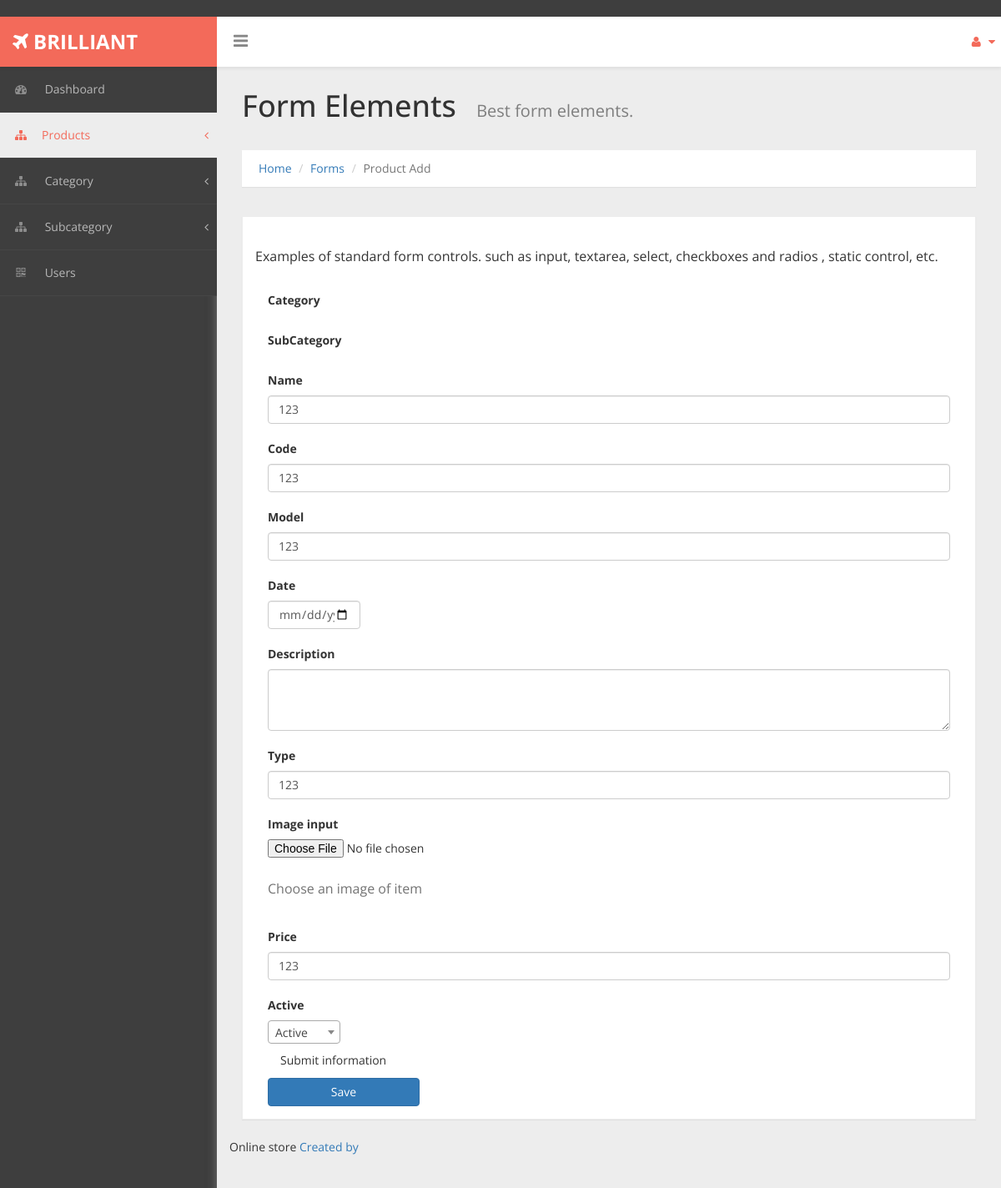
/product_edit/1 (signed in), run on an earlier commit of the app's database.
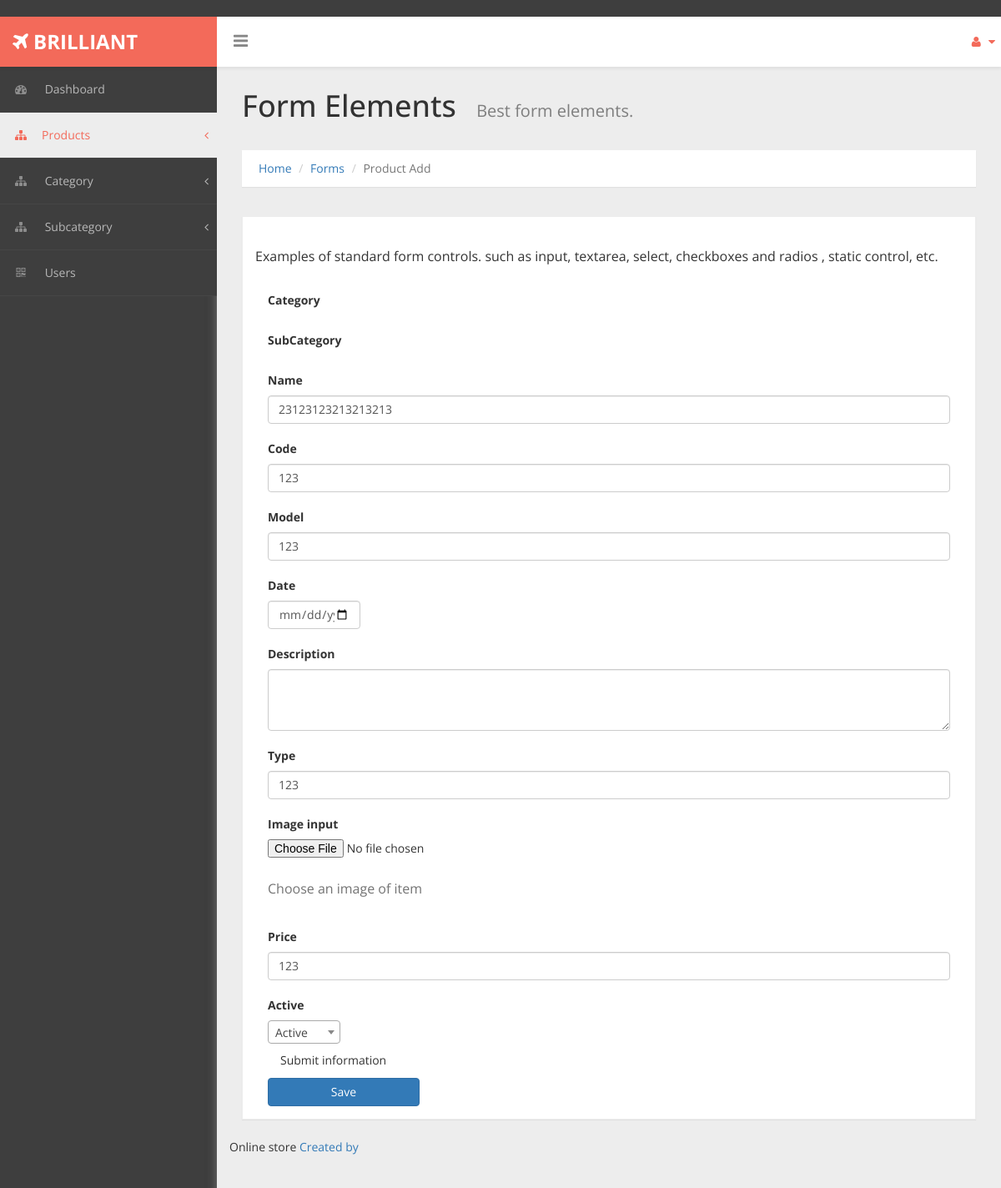
And on a later commit of the database.
### store/models.py (models this page shows, shortened)
class Product(models.Model):
    category = models.ForeignKey(Category, on_delete=models.CASCADE, blank=True, null=True)
    subcategory = models.ForeignKey(SubCategory, on_delete=models.CASCADE, blank=True, null=True)
    code = models.CharField(max_length=10)
    name = models.CharField(max_length=100)
    model = models.CharField(max_length=50)
    datetime = models.DateTimeField(auto_now_add=True)
    description = models.TextField(blank=True, null=True)
    type = models.CharField(max_length=50)
    image = models.ImageField(upload_to='media', blank=True, null=True)
    price = models.IntegerField(default=0)
    cr_on = models.DateTimeField(auto_now_add=True)
    cr_up = models.DateTimeField(auto_now=True)
    active = models.BooleanField(default=True)

### store/views.py (the view, shortened to what this page needs)
# urls.py: path('product_edit/<int:id>', product_edit, name='product_edit'),
@login_required
def product_edit(request, id):
    products = Product.objects.all()
    product = Product.objects.get(id=id)
    return render(request, "products/products_edit.html", {"products": products, "product": product})

### templates/products/products_edit.html (shortened to what this page needs)
﻿{% load static %}
<!DOCTYPE html>
<html xmlns="http://www.w3.org/1999/xhtml">
<head>
    <link href="{% static 'assets/css/bootstrap.css' %}" rel="stylesheet"/>
    <link href="{% static 'assets/css/font-awesome.css' %}" rel="stylesheet"/>
    <link href="{% static 'assets/css/select2.min.css' %}" rel="stylesheet">
    <link href="{% static 'assets/css/checkbox3.min.css' %}" rel="stylesheet">
    <link href="{% static 'assets/css/custom-styles.css' %}" rel="stylesheet"/>
</head>
<body>
<div id="wrapper">
    <nav class="navbar navbar-default top-navbar" role="navigation">
        <div class="navbar-header">
            <a class="navbar-brand" href="/index"><strong><i class="icon fa fa-plane"></i> BRILLIANT</strong></a>
            <div id="sideNav" href="">
                <i class="fa fa-bars icon"></i>
            </div>
        </div>
        <ul class="nav navbar-top-links navbar-right">
            <li class="dropdown">
                <a class="dropdown-toggle" data-toggle="dropdown" href="#" aria-expanded="false">
                    <i class="fa fa-user fa-fw"></i> <i class="fa fa-caret-down"></i>
                </a>
            </li>
        </ul>
    </nav>
    <nav class="navbar-default navbar-side" role="navigation">
        <div class="sidebar-collapse">
            <ul class="nav" id="main-menu">
                <li>
                    <a href="/index"><i class="fa fa-dashboard"></i> Dashboard</a>
                </li>
                <li>
                    <a class="active-menu" href="#"><i class="fa fa-sitemap"></i>Products <span class="fa arrow"></span></a>
                </li>
                <li>
                    <a href="#"><i class="fa fa-sitemap"></i> Category <span class="fa arrow"></span></a>
                </li>
                <li>
                    <a href="#"><i class="fa fa-sitemap"></i> Subcategory <span class="fa arrow"></span></a>
                </li>
                <li>
                    <a href="/users"><i class="fa fa-qrcode"></i> Users</a>
                </li>
            </ul>
        </div>
    </nav>
    <div id="page-wrapper">
        <div class="header">
            <h1 class="page-header">
                Form Elements <small>Best form elements.</small>
            </h1>
            <ol class="breadcrumb">
                <li><a href="#">Home</a></li>
                <li><a href="#">Forms</a></li>
                <li class="active">Product Add</li>
            </ol>
        </div>
        <div id="page-inner">
            <div class="row">
                <div class="col-xs-12">
                    <div class="panel panel-default">
                        <div class="panel-body">
                            <p>Examples of standard form controls. such as input, textarea, select, checkboxes and
                                radios ,
                                static control, etc.</p>
                            <form method="POST">
                                <div class="col-xs-12">
                                    <div class="sub-title">Category</div>
                                </div>
                                <div class="col-xs-12">
                                    <div class="sub-title">SubCategory</div>
                                </div>
                                <div class="col-xs-12">
                                    <div class="sub-title">Name</div>
                                    <div>
                                        <input type="text" class="form-control" value= "{{ product.name }}" name='name'
                                               placeholder="Text input">
                                    </div>
                                </div>
                                <div class="col-xs-12">
                                    <div class="sub-title">Code</div>
                                    <div>
                                        <input type="text" class="form-control" value= "{{ product.code }}" name='code'
                                               placeholder="Text input">
                                    </div>
                                </div>
                                <div class="col-xs-12">
                                    <div class="sub-title">Model</div>
                                    <div>
                                        <input type="text" class="form-control" value= "{{ product.model }}" name='model'
                                               placeholder="Text input">
                                    </div>
                                </div>
                                <div class="col-xs-2">
                                    <div class="sub-title">Date</div>
                                    <div>
                                        <input type="date" class="form-control" value= "{{ product.datetime }}" name='cr_on'
                                               placeholder="">
                                    </div>
                                </div>
                                <div class="col-xs-12">
                                    <div class="sub-title">Description</div>
                                    <div>
                                        <textarea class="form-control" name='description' {{ product.description}} rows="3"></textarea>
                                    </div>
                                </div>
                                <div class="col-xs-12">
                                    <div class="sub-title">Type</div>
                                    <div>
                                        <input type="text" class="form-control" value= "{{ product.type }}" name='type'
                                               placeholder="Text input">
                                    </div>
                                </div>
                                <div class="col-xs-12">
                                    <div>
                                        <div class="sub-title">Image input</div>
                                        <div class="form-group ">
                                            <input type="file" id="exampleInputFile" value= "{{ product.image }}" name="image">
                                            <p class="help-block">Choose an image of item</p>
                                        </div>
                                    </div>
                                </div>
                                <div class="col-xs-12">
                                    <div class="sub-title">Price</div>
                                    <div>
                                        <input type="number" class="form-control" value= "{{ product.price }}" name='price'
                                               placeholder="Text input">
                                    </div>
                                </div>
                                <div class="col-xs-12">
                                    <div class="sub-title">Active</div>
                                    <div>
                                    </div>
                                    <div class="panel-heading">
                                        <div class="card-title">
                                            <div class="title">Submit information</div>
                                        </div>
                                    </div>
                                </div>
                                <div class="col-xs-3">
                                    <button type="submit" class="btn btn-primary btn-block">Save</button>
                                </div>
                            </form>
                        </div>
                    </div>
                </div>
                <footer><p> Online store <a href="http://t.me/dkarimoff96">Created by</a></p></footer>
            </div>
        </div>
    </div>
</div>
</body>
</html>

### static/assets/css/custom-styles.css (style rules this page uses)
body { font-family: 'Open Sans', sans-serif; background: #3E3E3E; }
#wrapper { width: 100%; }
#page-wrapper { padding: 15px 15px; min-height: 600px; background: #EDEDED; }
#page-inner { width:100%; margin:10px 20px 10px 0px; background-color:transparent; padding: 15px 30px; min-height:1200px; }
h1, .h1, h2, .h2, h3, .h3 { margin-top: 7px; margin-bottom: -5px; }
p { font-size:16px; line-height:25px; padding-top:20px; }
.navbar-side { z-index: 0; }
.panel { border-radius:0px; }
.navbar-side .nav > li > a > i { color: #8C8C8C;padding: 8px;width: 30px;text-align: center; }
.top-navbar { position: fixed; width: 100%; z-index: 300; -webkit-box-shadow: 0 3px 3px rgba(0, 0, 0, 0.05); -moz-box-shadow: 0 3px 3px rgba(0, 0, 0, 0.05); box-shadow: 0 3px 3px rgba(0, 0, 0, 0.05); }
.navbar-side { z-index: 1; position: fixed; width: 260px; top: 80px; }
#page-wrapper { position: relative; top: 55px; box-shadow: 0 0 10px #757575; -moz-box-shadow: 0 0 10px #757575; -webkit-box-shadow: 0 0 10px #757575; }
.breadcrumb { padding: 12px 10px 12px 20px; margin-bottom: 20px; list-style: none; border-radius: 0; -webkit-box-shadow: 0 1px 1px rgba(0,0,0,.05); box-shadow: 0 1px 1px rgba(0,0,0,.05);background: #fff; }
.page-header { margin: 0;border-bottom: 1px solid transparent;text-align: left;background-color: rgb(237, 237, 237);padding: 32px 22px 32px 0;color: #323232; }
.panel-default { border-color: #ECECEC; }
.panel-heading { border-bottom: 1px solid transparent; border-top-left-radius: 3px; border-top-right-radius: 3px; }
.header { margin: 0 30px; }
h1.page-header small { color: #7E7E7E; margin-left: 15px; font-size: 20px; }
.sub-title { padding: 20px 0 8px; font-weight: bold; }
i.fa.fa-bars { font-size: 20px; margin: 12px 0 0; }
footer p { font-size: 14px; }
.top-navbar { margin:0px; }
.top-navbar .navbar-brand { color: #fff;width: 260px;text-align: left;height: 60px;font-size: 24px;font-weight: 700;line-height: 30px;background: #F36A5A; }
.top-navbar .nav > li { position: relative; display: inline-block; margin: 0px; padding: 0px; }
.top-navbar .nav > li > a { position: relative; display: block; padding: 20px;color: #FFFFFF; margin: 0px; }
.active-menu, .active-menu i { background-color: #EDEDED !important; color: #F36A5A !important; }
.active-menu i { color: #F36A5A !important; }
.arrow { float: right; margin-top: 8px; }
.fa.arrow:before { content: "\f104"; }
.sidebar-collapse , .sidebar-collapse .nav { background:none; }
.sidebar-collapse .nav { padding:0; }
.sidebar-collapse .nav > li > a { color: #B8B8B8; background:transparent; text-shadow:none; font-size: 14px; }
.sidebar-collapse > .nav > li > a { padding: 12px 10px; }
.sidebar-collapse > .nav > li { border-bottom: 1px solid rgba(107, 108, 109, 0.19); }
.navbar-side { border:none; background: #3E3E3E; }
.top-navbar { background: #FFFFFF; border-bottom:none; }
.top-navbar .nav > li > a > i { margin-right: 2px; }
.navbar-default { border:0px solid black; }
.navbar-header { background: transparent; }
.nav > li > a > i { margin-right:10px; color: rgb(243, 106, 90); }
#sideNav { float: left; left: 0; z-index: 3; color: #868686; cursor:pointer; border-radius: 0; width: 14px; font-size: 48px; line-height: 0; margin: 7px 0 0 20px; }
@media (min-width:768px) { #page-wrapper { margin: 0 0 0 260px; padding: 0; min-height: 1200px; } }
@media (min-width:768px) { .navbar-side { width: 260px; z-index: 1; } }
@media (min-width:768px) { .navbar { border-radius: 0px; } }

What changed in the data, as far as the page shows it:
changed Product: name "123" → "23123123213213213"
